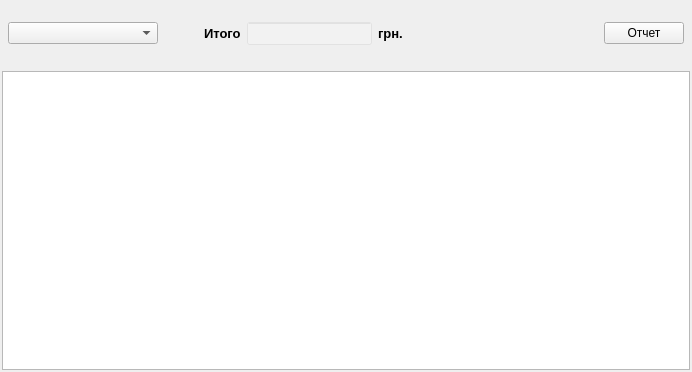
<?xml version="1.0" encoding="UTF-8"?>
<ui version="4.0">
 <class>DebtReport</class>
 <widget class="QWidget" name="DebtReport">
  <property name="geometry">
   <rect>
    <x>0</x>
    <y>0</y>
    <width>692</width>
    <height>372</height>
   </rect>
  </property>
  <property name="windowTitle">
   <string>Form</string>
  </property>
  <layout class="QVBoxLayout" name="verticalLayout">
   <property name="margin">
    <number>2</number>
   </property>
   <item>
    <layout class="QHBoxLayout" name="horizontalLayout">
     <property name="leftMargin">
      <number>6</number>
     </property>
     <property name="topMargin">
      <number>10</number>
     </property>
     <property name="rightMargin">
      <number>6</number>
     </property>
     <property name="bottomMargin">
      <number>10</number>
     </property>
     <item>
      <widget class="QComboBox" name="type">
       <property name="minimumSize">
        <size>
         <width>150</width>
         <height>0</height>
        </size>
       </property>
      </widget>
     </item>
     <item>
      <spacer name="horizontalSpacer">
       <property name="orientation">
        <enum>Qt::Horizontal</enum>
       </property>
       <property name="sizeType">
        <enum>QSizePolicy::Fixed</enum>
       </property>
       <property name="sizeHint" stdset="0">
        <size>
         <width>40</width>
         <height>20</height>
        </size>
       </property>
      </spacer>
     </item>
     <item>
      <layout class="QHBoxLayout" name="horizontalLayout_2">
       <property name="topMargin">
        <number>10</number>
       </property>
       <property name="bottomMargin">
        <number>10</number>
       </property>
       <item>
        <widget class="QLabel" name="label_6">
         <property name="font">
          <font>
           <pointsize>10</pointsize>
           <weight>75</weight>
           <bold>true</bold>
          </font>
         </property>
         <property name="text">
          <string>Итого</string>
         </property>
        </widget>
       </item>
       <item>
        <widget class="QLineEdit" name="total">
         <property name="maximumSize">
          <size>
           <width>200</width>
           <height>16777215</height>
          </size>
         </property>
         <property name="font">
          <font>
           <pointsize>10</pointsize>
           <weight>75</weight>
           <bold>true</bold>
          </font>
         </property>
         <property name="styleSheet">
          <string notr="true">background: rgba(255, 255, 255, 55)</string>
         </property>
         <property name="alignment">
          <set>Qt::AlignRight|Qt::AlignTrailing|Qt::AlignVCenter</set>
         </property>
         <property name="readOnly">
          <bool>true</bool>
         </property>
        </widget>
       </item>
       <item>
        <widget class="QLabel" name="label_7">
         <property name="font">
          <font>
           <pointsize>10</pointsize>
           <weight>75</weight>
           <bold>true</bold>
          </font>
         </property>
         <property name="text">
          <string>грн.</string>
         </property>
        </widget>
       </item>
      </layout>
     </item>
     <item>
      <spacer name="horizontalSpacer_2">
       <property name="orientation">
        <enum>Qt::Horizontal</enum>
       </property>
       <property name="sizeHint" stdset="0">
        <size>
         <width>40</width>
         <height>20</height>
        </size>
       </property>
      </spacer>
     </item>
     <item>
      <widget class="QPushButton" name="startButton">
       <property name="text">
        <string>Отчет</string>
       </property>
      </widget>
     </item>
    </layout>
   </item>
   <item>
    <widget class="QTableView" name="table"/>
   </item>
  </layout>
 </widget>
 <resources/>
 <connections/>
</ui>
